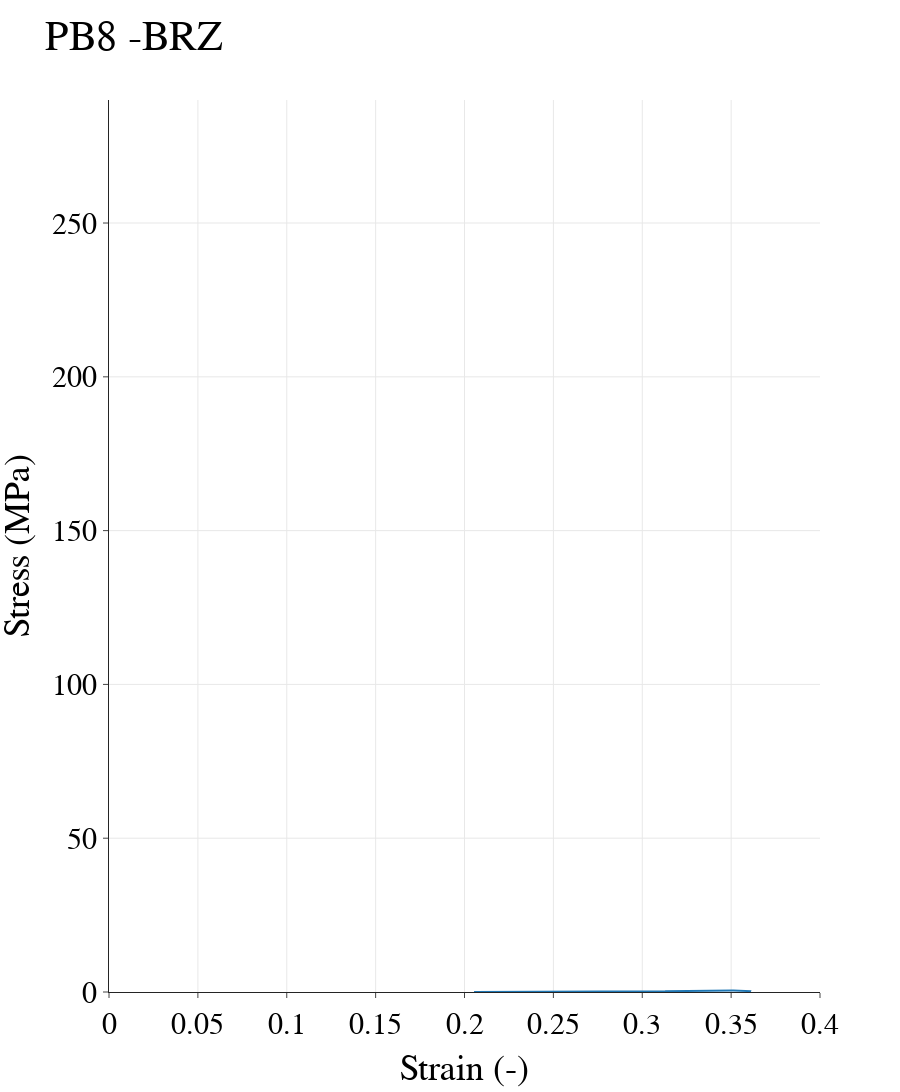

The notebook cell this image was saved under:
### Code cell
# ### PLOTTING
# ## Plot the data
fig = go.Figure()
fig.add_trace(go.Scatter(x=strain1, y=stress1))

# fig.add_annotation(x=x, y=y,
#             text="Strain={:.4f}, Stress={:.4f}".format(x, y),
#             showarrow=True,
#             xanchor="right",
#             arrowhead=1)

# fig.add_annotation(x=x, y=0,
#             text=TensileS,
#             showarrow=False,
#             arrowhead=1)

fig.update_layout(
    yaxis=dict(range=[0, 290]),
    xaxis=dict(range=[0, 0.4]), 
    template="simple_white", autosize=False, width=900, height=1100,
    title="PB8 -BRZ",
    xaxis_title="Strain (-)",
    yaxis_title="Stress (MPa)",
    font=dict(
        family="New Times Roman",
        size=30,
        color="Black"
    ),
    legend=dict(title=None, orientation='h', y=1, yanchor="bottom", x=1, xanchor="right", font=dict(size = 16), bordercolor='black', borderwidth=1)
)

fig.update_yaxes(showgrid=True)
fig.update_xaxes(showgrid=True)

fig.show()
# plt.plot(strain1, stress1, color='black')

# ### Plot text, box, arrow and dot
# text= "x={:.4f}, y={:.4f}".format(x, y)                                                                  # Create the text for the peak

# bbox_props = dict(boxstyle="square,pad=0.3", fc="w", ec="k", lw=0.72)

# arrowprops=dict(arrowstyle="->",connectionstyle="angle,angleA=90,angleB=0")

# kw = dict(xycoords='data',textcoords="axes fraction",
#               arrowprops=arrowprops, bbox=bbox_props, ha="right", va="center")

# plt.annotate(text, xy=(x, y), xytext=(0.8,0.95), **kw)


# ## Plot the dot
# plt.plot(x, y, marker="o", markersize=4, markeredgecolor="b", markerfacecolor="b")


# plt.title('PB7_BRZ Test')
# plt.xlabel('Average LVDTs [-]')
# plt.ylabel('Load 50 [kN]')

# plt.text(0.16, 0.02, TensileS, {'color': 'C0', 'fontsize': 8})

# plt.show()

### Figure 1 — Plotly figure (JSON) as saved in the notebook; plotly's stock layout.template omitted (floating-point values rounded to 4 significant figures; data arrays with more than 128 entries replaced by an {"elided": "..."} marker saying what was removed)
{"data": [{"type": "scatter", "x": {"elided": "857 float values"}, "y": {"elided": "857 float values"}}], "layout": {"autosize": false, "font": {"color": "Black", "family": "New Times Roman", "size": 30}, "height": 1100, "legend": {"bordercolor": "black", "borderwidth": 1, "font": {"size": 16}, "orientation": "h", "title": {}, "x": 1, "xanchor": "right", "y": 1, "yanchor": "bottom"}, "title": {"text": "PB8 -BRZ"}, "width": 900, "xaxis": {"range": [0, 0.4], "showgrid": true, "title": {"text": "Strain (-)"}}, "yaxis": {"range": [0, 290], "showgrid": true, "title": {"text": "Stress (MPa)"}}}}
